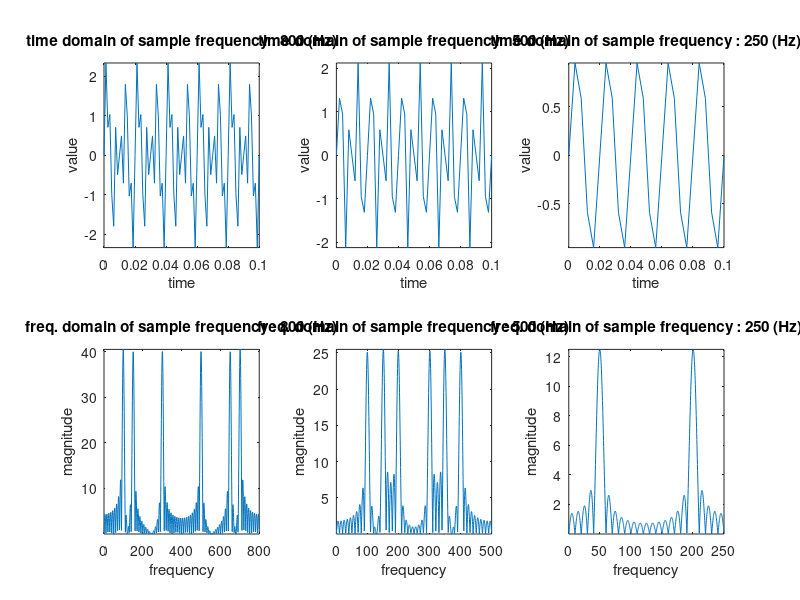

Recreate this plot in MATLAB.
clear all;clc;
figure('Name','Question 1');
%% Def.
f1=800;f2=500;f3=250;
sec=0.1;
t1=0:1/f1:sec;
t2=0:1/f2:sec;
t3=0:1/f3:sec;
N=1024;
for i=1:1:3
    %% Conpute
  switch i
      case 1
          t=t1;
          f=f1;
      case 2
          t=t2;
          f=f2;
      case 3
          t=t3;
          f=f3;
  end
  w=linspace(0,f,N);
  x=sin(2*pi*100*t)+sin(2*pi*150*t)+sin(2*pi*300*t);
  y=abs(fft(x,N));          
    %% Plot
    subplot(2,3,i);
    plot(t,x);title(['time domain of sample frequency : ',int2str(f),' (Hz)']);xlabel('time');ylabel('value');axis tight;
    subplot(2,3,i+3);
    plot(w,y);title(['freq. domain of sample frequency : ',int2str(f),' (Hz)']);xlabel('frequency');ylabel('magnitude');axis tight;
end